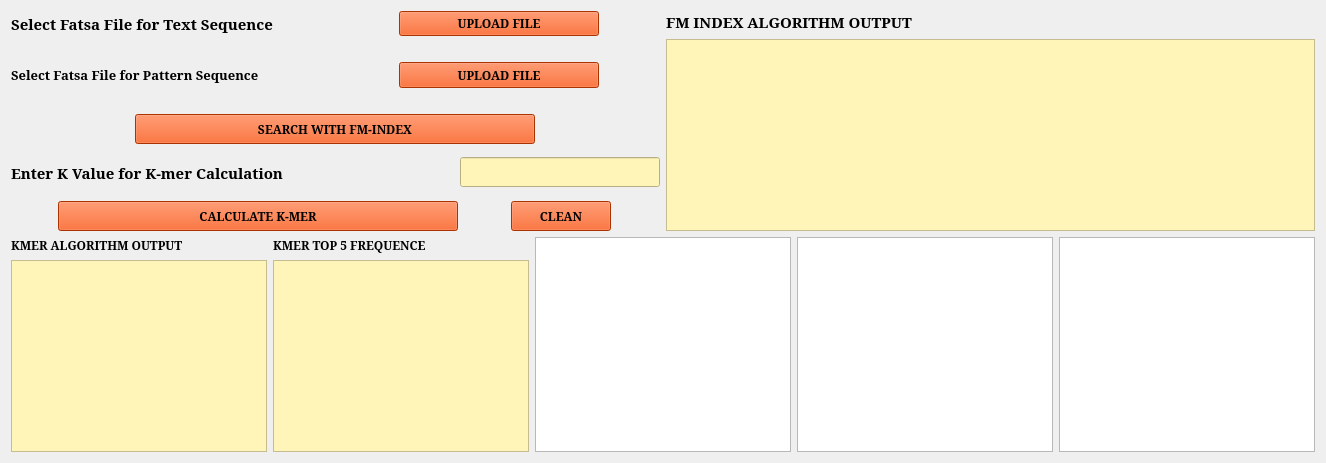
      <widget class="QWidget" name="fm_page">
       <layout class="QGridLayout" name="gridLayout_24">
        <item row="0" column="0">
         <layout class="QVBoxLayout" name="verticalLayout_2">
          <item>
           <layout class="QHBoxLayout" name="horizontalLayout_3">
            <item>
             <layout class="QVBoxLayout" name="verticalLayout_3">
              <item>
               <layout class="QHBoxLayout" name="horizontalLayout_5">
                <item>
                 <layout class="QVBoxLayout" name="verticalLayout_5">
                  <item>
                   <widget class="QLabel" name="label_3">
                    <property name="sizePolicy">
                     <sizepolicy hsizetype="Expanding" vsizetype="Expanding">
                      <horstretch>0</horstretch>
                      <verstretch>0</verstretch>
                     </sizepolicy>
                    </property>
                    <property name="font">
                     <font>
                      <family>Garamond</family>
                      <pointsize>11</pointsize>
                      <weight>75</weight>
                      <bold>true</bold>
                     </font>
                    </property>
                    <property name="text">
                     <string>Select Fatsa File for Text Sequence</string>
                    </property>
                   </widget>
                  </item>
                  <item>
                   <widget class="QLabel" name="label_5">
                    <property name="sizePolicy">
                     <sizepolicy hsizetype="Fixed" vsizetype="Fixed">
                      <horstretch>0</horstretch>
                      <verstretch>0</verstretch>
                     </sizepolicy>
                    </property>
                    <property name="text">
                     <string/>
                    </property>
                   </widget>
                  </item>
                 </layout>
                </item>
                <item>
                 <layout class="QVBoxLayout" name="verticalLayout_6">
                  <item>
                   <layout class="QGridLayout" name="gridLayout_21">
                    <item row="1" column="1">
                     <widget class="QLabel" name="fm_lbl_txt">
                      <property name="sizePolicy">
                       <sizepolicy hsizetype="Fixed" vsizetype="Fixed">
                        <horstretch>0</horstretch>
                        <verstretch>0</verstretch>
                       </sizepolicy>
                      </property>
                      <property name="text">
                       <string/>
                      </property>
                     </widget>
                    </item>
                    <item row="0" column="0">
                     <spacer name="horizontalSpacer_27">
                      <property name="orientation">
                       <enum>Qt::Horizontal</enum>
                      </property>
                      <property name="sizeType">
                       <enum>QSizePolicy::Preferred</enum>
                      </property>
                      <property name="sizeHint" stdset="0">
                       <size>
                        <width>40</width>
                        <height>20</height>
                       </size>
                      </property>
                     </spacer>
                    </item>
                    <item row="0" column="2">
                     <spacer name="horizontalSpacer_28">
                      <property name="orientation">
                       <enum>Qt::Horizontal</enum>
                      </property>
                      <property name="sizeType">
                       <enum>QSizePolicy::Preferred</enum>
                      </property>
                      <property name="sizeHint" stdset="0">
                       <size>
                        <width>40</width>
                        <height>20</height>
                       </size>
                      </property>
                     </spacer>
                    </item>
                    <item row="0" column="1">
                     <widget class="QPushButton" name="fm_btn_upload_txt">
                      <property name="sizePolicy">
                       <sizepolicy hsizetype="Expanding" vsizetype="Expanding">
                        <horstretch>0</horstretch>
                        <verstretch>0</verstretch>
                       </sizepolicy>
                      </property>
                      <property name="maximumSize">
                       <size>
                        <width>200</width>
                        <height>30</height>
                       </size>
                      </property>
                      <property name="font">
                       <font>
                        <family>Garamond</family>
                        <pointsize>9</pointsize>
                        <weight>75</weight>
                        <bold>true</bold>
                       </font>
                      </property>
                      <property name="styleSheet">
                       <string notr="true">background-color: rgb(239, 70, 1);</string>
                      </property>
                      <property name="text">
                       <string>UPLOAD FILE</string>
                      </property>
                     </widget>
                    </item>
                   </layout>
                  </item>
                 </layout>
                </item>
               </layout>
              </item>
              <item>
               <layout class="QHBoxLayout" name="horizontalLayout_6">
                <item>
                 <layout class="QVBoxLayout" name="verticalLayout_8">
                  <item>
                   <widget class="QLabel" name="label_4">
                    <property name="sizePolicy">
                     <sizepolicy hsizetype="Expanding" vsizetype="Expanding">
                      <horstretch>0</horstretch>
                      <verstretch>0</verstretch>
                     </sizepolicy>
                    </property>
                    <property name="font">
                     <font>
                      <family>Garamond</family>
                      <pointsize>10</pointsize>
                      <weight>75</weight>
                      <bold>true</bold>
                     </font>
                    </property>
                    <property name="text">
                     <string>Select Fatsa File for Pattern Sequence</string>
                    </property>
                   </widget>
                  </item>
                  <item>
                   <widget class="QLabel" name="label_6">
                    <property name="sizePolicy">
                     <sizepolicy hsizetype="Fixed" vsizetype="Fixed">
                      <horstretch>0</horstretch>
                      <verstretch>0</verstretch>
                     </sizepolicy>
                    </property>
                    <property name="text">
                     <string/>
                    </property>
                   </widget>
                  </item>
                 </layout>
                </item>
                <item>
                 <layout class="QVBoxLayout" name="verticalLayout_7">
                  <item>
                   <layout class="QGridLayout" name="gridLayout_22">
                    <item row="0" column="2">
                     <spacer name="horizontalSpacer_30">
                      <property name="orientation">
                       <enum>Qt::Horizontal</enum>
                      </property>
                      <property name="sizeType">
                       <enum>QSizePolicy::Preferred</enum>
                      </property>
                      <property name="sizeHint" stdset="0">
                       <size>
                        <width>40</width>
                        <height>20</height>
                       </size>
                      </property>
                     </spacer>
                    </item>
                    <item row="1" column="1">
                     <widget class="QLabel" name="fm_lbl_ptrn">
                      <property name="sizePolicy">
                       <sizepolicy hsizetype="Fixed" vsizetype="Fixed">
                        <horstretch>0</horstretch>
                        <verstretch>0</verstretch>
                       </sizepolicy>
                      </property>
                      <property name="text">
                       <string/>
                      </property>
                     </widget>
                    </item>
                    <item row="0" column="1">
                     <widget class="QPushButton" name="fm_btn_upload_ptrn">
                      <property name="sizePolicy">
                       <sizepolicy hsizetype="Expanding" vsizetype="Expanding">
                        <horstretch>0</horstretch>
                        <verstretch>0</verstretch>
                       </sizepolicy>
                      </property>
                      <property name="maximumSize">
                       <size>
                        <width>200</width>
                        <height>30</height>
                       </size>
                      </property>
                      <property name="font">
                       <font>
                        <family>Garamond</family>
                        <pointsize>9</pointsize>
                        <weight>75</weight>
                        <bold>true</bold>
                       </font>
                      </property>
                      <property name="styleSheet">
                       <string notr="true">background-color: rgb(239, 70, 1);</string>
                      </property>
                      <property name="text">
                       <string>UPLOAD FILE</string>
                      </property>
                     </widget>
                    </item>
                    <item row="0" column="0">
                     <spacer name="horizontalSpacer_29">
                      <property name="orientation">
                       <enum>Qt::Horizontal</enum>
                      </property>
                      <property name="sizeType">
                       <enum>QSizePolicy::Preferred</enum>
                      </property>
                      <property name="sizeHint" stdset="0">
                       <size>
                        <width>40</width>
                        <height>20</height>
                       </size>
                      </property>
                     </spacer>
                    </item>
                   </layout>
                  </item>
                 </layout>
                </item>
               </layout>
              </item>
              <item>
               <layout class="QGridLayout" name="gridLayout">
                <item row="0" column="0">
                 <widget class="QPushButton" name="fm_btn_search">
                  <property name="sizePolicy">
                   <sizepolicy hsizetype="Expanding" vsizetype="Expanding">
                    <horstretch>0</horstretch>
                    <verstretch>0</verstretch>
                   </sizepolicy>
                  </property>
                  <property name="maximumSize">
                   <size>
                    <width>400</width>
                    <height>30</height>
                   </size>
                  </property>
                  <property name="font">
                   <font>
                    <family>Garamond</family>
                    <pointsize>9</pointsize>
                    <weight>75</weight>
                    <bold>true</bold>
                   </font>
                  </property>
                  <property name="styleSheet">
                   <string notr="true">background-color: rgb(239, 70, 1);</string>
                  </property>
                  <property name="text">
                   <string>SEARCH WITH FM-INDEX</string>
                  </property>
                 </widget>
                </item>
               </layout>
              </item>
              <item>
               <layout class="QHBoxLayout" name="horizontalLayout_8">
                <item>
                 <widget class="QLabel" name="label_2">
                  <property name="sizePolicy">
                   <sizepolicy hsizetype="Expanding" vsizetype="Expanding">
                    <horstretch>0</horstretch>
                    <verstretch>0</verstretch>
                   </sizepolicy>
                  </property>
                  <property name="font">
                   <font>
                    <family>Garamond</family>
                    <pointsize>11</pointsize>
                    <weight>75</weight>
                    <bold>true</bold>
                   </font>
                  </property>
                  <property name="text">
                   <string>Enter K Value for K-mer Calculation</string>
                  </property>
                 </widget>
                </item>
                <item>
                 <widget class="QLineEdit" name="fm_input_kmer_value">
                  <property name="sizePolicy">
                   <sizepolicy hsizetype="Expanding" vsizetype="Expanding">
                    <horstretch>0</horstretch>
                    <verstretch>0</verstretch>
                   </sizepolicy>
                  </property>
                  <property name="maximumSize">
                   <size>
                    <width>200</width>
                    <height>30</height>
                   </size>
                  </property>
                  <property name="styleSheet">
                   <string notr="true">background-color: rgb(255, 245, 185);</string>
                  </property>
                 </widget>
                </item>
               </layout>
              </item>
              <item>
               <layout class="QHBoxLayout" name="horizontalLayout_9">
                <item>
                 <layout class="QGridLayout" name="gridLayout_11">
                  <item row="0" column="0">
                   <widget class="QPushButton" name="fm_btn_calc_kmer">
                    <property name="sizePolicy">
                     <sizepolicy hsizetype="Expanding" vsizetype="Expanding">
                      <horstretch>0</horstretch>
                      <verstretch>0</verstretch>
                     </sizepolicy>
                    </property>
                    <property name="maximumSize">
                     <size>
                      <width>400</width>
                      <height>30</height>
                     </size>
                    </property>
                    <property name="font">
                     <font>
                      <family>Garamond</family>
                      <pointsize>9</pointsize>
                      <weight>75</weight>
                      <bold>true</bold>
                     </font>
                    </property>
                    <property name="styleSheet">
                     <string notr="true">background-color: rgb(239, 70, 1);</string>
                    </property>
                    <property name="text">
                     <string>CALCULATE K-MER</string>
                    </property>
                   </widget>
                  </item>
                 </layout>
                </item>
                <item>
                 <layout class="QGridLayout" name="gridLayout_10">
                  <item row="0" column="0">
                   <widget class="QPushButton" name="fm_btn_clear">
                    <property name="sizePolicy">
                     <sizepolicy hsizetype="Expanding" vsizetype="Expanding">
                      <horstretch>0</horstretch>
                      <verstretch>0</verstretch>
                     </sizepolicy>
                    </property>
                    <property name="maximumSize">
                     <size>
                      <width>100</width>
                      <height>30</height>
                     </size>
                    </property>
                    <property name="font">
                     <font>
                      <family>Garamond</family>
                      <pointsize>9</pointsize>
                      <weight>75</weight>
                      <bold>true</bold>
                     </font>
                    </property>
                    <property name="styleSheet">
                     <string notr="true">background-color: rgb(239, 70, 1);</string>
                    </property>
                    <property name="text">
                     <string>CLEAN</string>
                    </property>
                   </widget>
                  </item>
                 </layout>
                </item>
               </layout>
              </item>
             </layout>
            </item>
            <item>
             <layout class="QVBoxLayout" name="verticalLayout_4">
              <item>
               <widget class="QLabel" name="label">
                <property name="font">
                 <font>
                  <family>Garamond</family>
                  <pointsize>11</pointsize>
                  <weight>75</weight>
                  <bold>true</bold>
                 </font>
                </property>
                <property name="text">
                 <string>FM INDEX ALGORITHM OUTPUT</string>
                </property>
               </widget>
              </item>
              <item>
               <widget class="QTextBrowser" name="fm_output">
                <property name="sizePolicy">
                 <sizepolicy hsizetype="Expanding" vsizetype="Expanding">
                  <horstretch>0</horstretch>
                  <verstretch>0</verstretch>
                 </sizepolicy>
                </property>
                <property name="styleSheet">
                 <string notr="true">background-color: rgb(255, 245, 185);</string>
                </property>
               </widget>
              </item>
             </layout>
            </item>
           </layout>
          </item>
          <item>
           <layout class="QHBoxLayout" name="horizontalLayout_4">
            <item>
             <layout class="QVBoxLayout" name="verticalLayout_38">
              <item>
               <widget class="QLabel" name="label_13">
                <property name="font">
                 <font>
                  <family>Garamond</family>
                  <pointsize>9</pointsize>
                  <weight>75</weight>
                  <bold>true</bold>
                 </font>
                </property>
                <property name="text">
                 <string>KMER ALGORITHM OUTPUT</string>
                </property>
               </widget>
              </item>
              <item>
               <widget class="QTextBrowser" name="fm_kmer_output">
                <property name="styleSheet">
                 <string notr="true">background-color: rgb(255, 245, 185);</string>
                </property>
               </widget>
              </item>
             </layout>
            </item>
            <item>
             <layout class="QVBoxLayout" name="verticalLayout_37">
              <item>
               <widget class="QLabel" name="label_16">
                <property name="font">
                 <font>
                  <family>Garamond</family>
                  <pointsize>9</pointsize>
                  <weight>75</weight>
                  <bold>true</bold>
                 </font>
                </property>
                <property name="text">
                 <string>KMER TOP 5 FREQUENCE</string>
                </property>
               </widget>
              </item>
              <item>
               <widget class="QTextBrowser" name="fm_kmer_output_top5">
                <property name="styleSheet">
                 <string notr="true">background-color: rgb(255, 245, 185);</string>
                </property>
               </widget>
              </item>
             </layout>
            </item>
            <item>
             <layout class="QVBoxLayout" name="verticalLayout_36">
              <item>
               <widget class="PlotWidget" name="kmer_graph1">
                <property name="backgroundBrush">
                 <brush brushstyle="NoBrush">
                  <color alpha="255">
                   <red>170</red>
                   <green>0</green>
                   <blue>0</blue>
                  </color>
                 </brush>
                </property>
               </widget>
              </item>
             </layout>
            </item>
            <item>
             <layout class="QVBoxLayout" name="verticalLayout_35">
              <item>
               <widget class="PlotWidget" name="kmer_graph2">
                <property name="backgroundBrush">
                 <brush brushstyle="NoBrush">
                  <color alpha="255">
                   <red>255</red>
                   <green>255</green>
                   <blue>255</blue>
                  </color>
                 </brush>
                </property>
               </widget>
              </item>
             </layout>
            </item>
            <item>
             <layout class="QVBoxLayout" name="verticalLayout_9">
              <item>
               <widget class="PlotWidget" name="kmer_graph3">
                <property name="backgroundBrush">
                 <brush brushstyle="NoBrush">
                  <color alpha="255">
                   <red>255</red>
                   <green>255</green>
                   <blue>255</blue>
                  </color>
                 </brush>
                </property>
               </widget>
              </item>
             </layout>
            </item>
           </layout>
          </item>
         </layout>
        </item>
       </layout>
      </widget>
